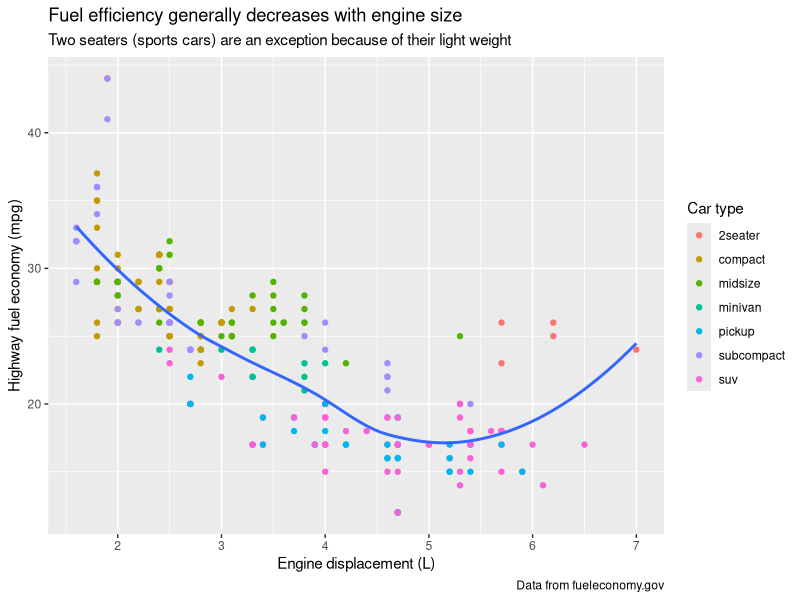
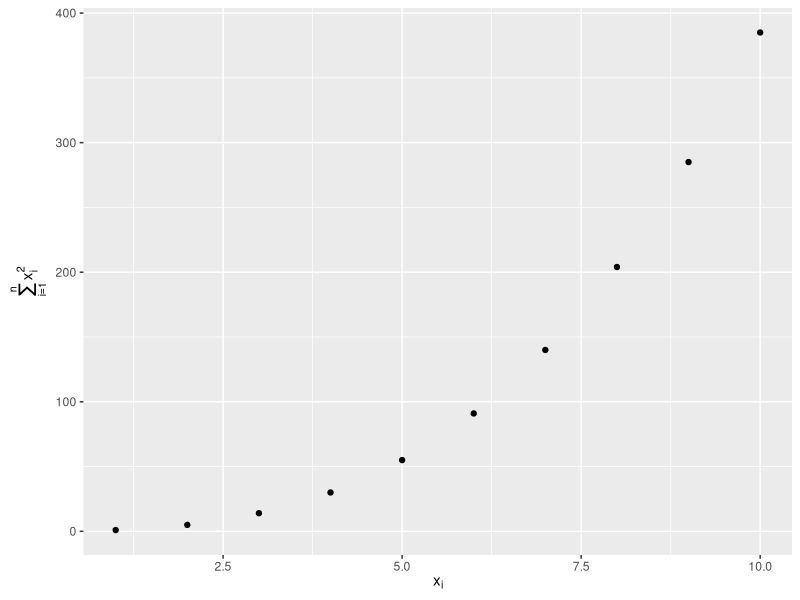
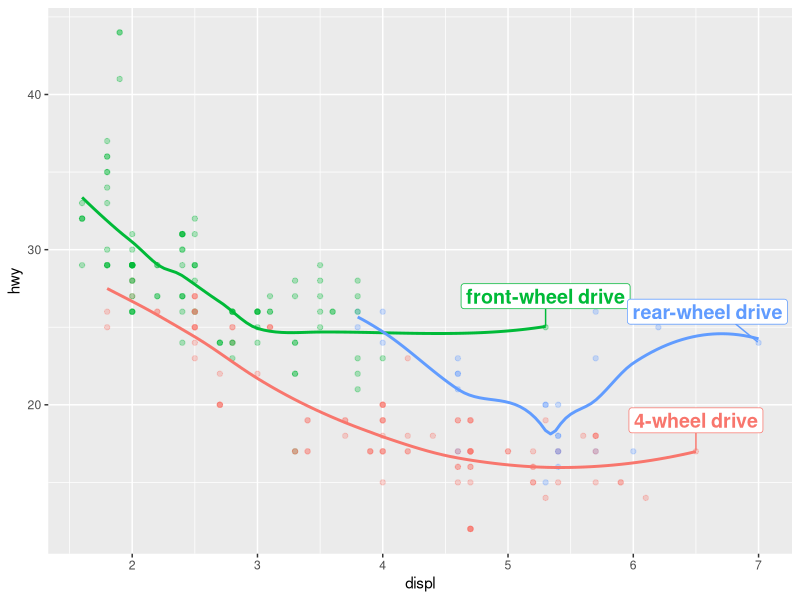
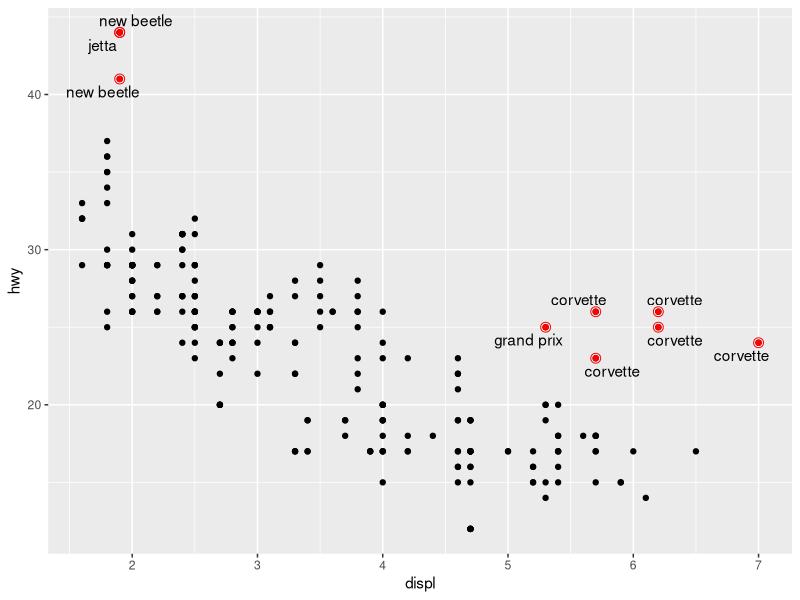
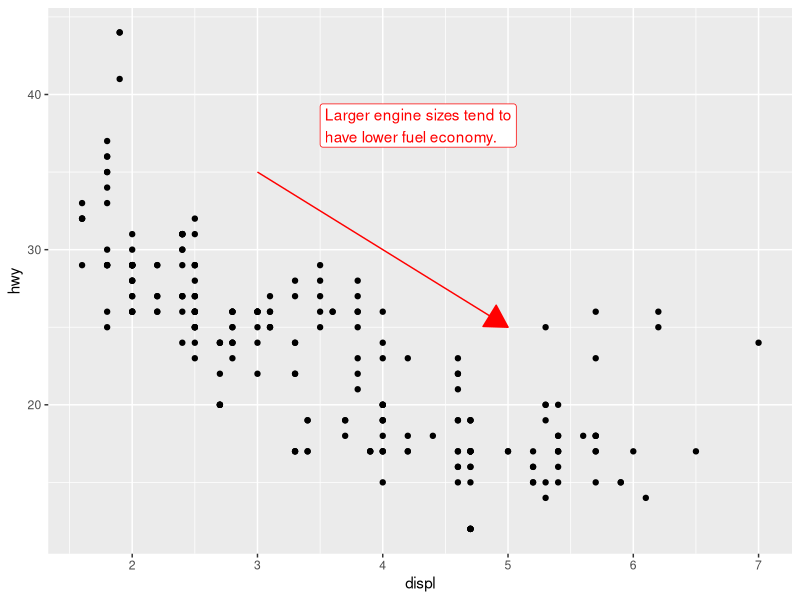

Recreate these plots in R, in order.
library(tidyverse)
library(scales)
library(ggrepel)
library(patchwork)


###
#12.2
#
ggplot(mpg, aes(x = displ, y = hwy)) +
  geom_point(aes(color = class)) +
  geom_smooth(se = FALSE) +
  labs(
    x = "Engine displacement (L)",
    y = "Highway fuel economy (mpg)",
    color = "Car type",
    title = "Fuel efficiency generally decreases with engine size",
    subtitle = "Two seaters (sports cars) are an exception because of their light weight",
    caption = "Data from fueleconomy.gov"
  )


df <- tibble(
  x = 1:10,
  y = cumsum(x^2)
)

ggplot(df, aes(x, y)) +
  geom_point() +
  labs(
    x = quote(x[i]),
    y = quote(sum(x[i] ^ 2, i == 1, n))
  )


###
#12.3
#
#have a tibble that provides labels. 
#In the following plot we pull out the cars with the highest 
#engine size in each drive type and save their 
#information as a new data frame called label_info.
label_info <- mpg |>
group_by(drv) |>
  arrange(desc(displ)) |>
  slice_head(n = 1) |>
  mutate(
    drive_type = case_when(
      drv == "f" ~ "front-wheel drive",
      drv == "r" ~ "rear-wheel drive",
      drv == "4" ~ "4-wheel drive"
    )
  ) |>
  select(displ, hwy, drv, drive_type)

label_info

# use this new data frame to directly label the three groups to replace the legend with labels placed directly on the plot
ggplot(mpg, aes(x = displ, y = hwy, color = drv)) +
  geom_point(alpha = 0.3) +
  geom_smooth(se = FALSE) +
  geom_label_repel(
    data = label_info, 
    aes(x = displ, y = hwy, label = drive_type),
    fontface = "bold", size = 5, nudge_y = 2
  ) +
  theme(legend.position = "none")


potential_outliers <- mpg |>
  filter(hwy > 40 | (hwy > 20 & displ > 5))

ggplot(mpg, aes(x = displ, y = hwy)) +
  geom_point() +
  geom_text_repel(data = potential_outliers, aes(label = model)) +
  geom_point(data = potential_outliers, color = "red") +
  geom_point(
    data = potential_outliers,
    color = "red", size = 3, shape = "circle open"
  )

trend_text <- "Larger engine sizes tend to have lower fuel economy." |>
  str_wrap(width = 30)
trend_text

ggplot(mpg, aes(x = displ, y = hwy)) +
  geom_point() +
  annotate(
    geom = "label", x = 3.5, y = 38,
    label = trend_text,
    hjust = "left", color = "red"
  ) +
  annotate(
    geom = "segment",
    x = 3, y = 35, xend = 5, yend = 25, color = "red",
    arrow = arrow(type = "closed")
  )

###
#12.4
#